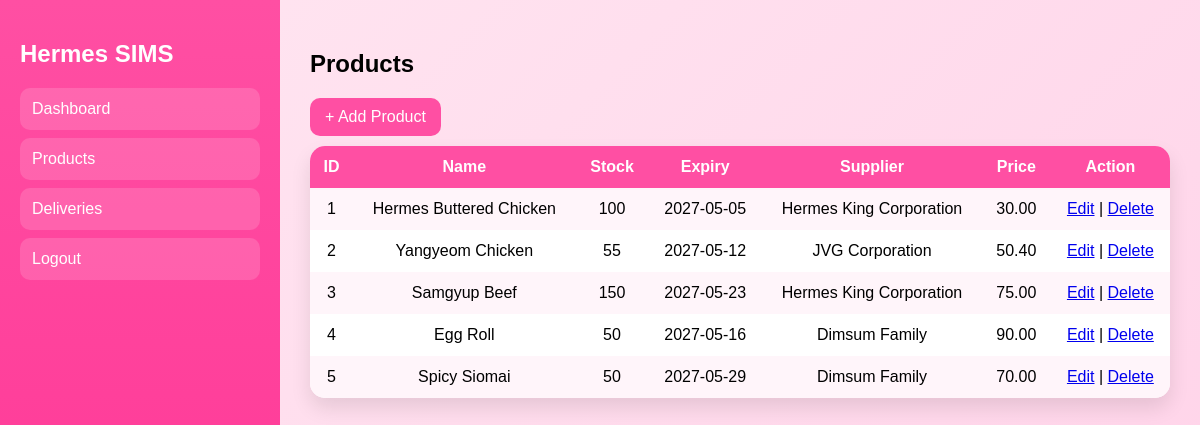
The app's page /products.php (signed in) with its own data.
### tables this page shows
CREATE TABLE `products` (
  `ProdID` int(11) NOT NULL,
  `ProdName` varchar(225) NOT NULL,
  `ProdStock` int(11) NOT NULL,
  `ProdExp` date NOT NULL,
  `ProdSupp` varchar(225) NOT NULL,
  `ProdPrice` decimal(10,2) NOT NULL
);

### products.php (the view, shortened to what this page needs)
<?php
include 'config.php';
$result = mysqli_query($conn, "SELECT * FROM products");
?>
<!DOCTYPE html>
<html>
<head>
</head>
<body>
<div class="sidebar">
    <h2>Hermes SIMS</h2>
    <a href="dashboard.php">Dashboard</a>
    <a href="products.php">Products</a>
    <a href="deliveries.php">Deliveries</a>
    <a href="logout.php">Logout</a>
</div>
<div class="main">
<h2>Products</h2>
<a class="btn" href="add_product.php">+ Add Product</a>
<table>
<tr>
<th>ID</th>
<th>Name</th>
<th>Stock</th>
<th>Expiry</th>
<th>Supplier</th>
<th>Price</th>
<th>Action</th>
</tr>
<?php while($row = mysqli_fetch_assoc($result)) { ?>
<tr>
<td><?php echo $row['ProdID']; ?></td>
<td><?php echo $row['ProdName']; ?></td>
<td><?php echo $row['ProdStock']; ?></td>
<td><?php echo $row['ProdExp']; ?></td>
<td><?php echo $row['ProdSupp']; ?></td>
<td><?php echo $row['ProdPrice']; ?></td>
<td>
<a href="edit_product.php?id=<?php echo $row['ProdID']; ?>">Edit</a> |
<a href="delete_product.php?id=<?php echo $row['ProdID']; ?>">Delete</a>
</td>
</tr>
<?php } ?>
</table>
</div>
</body>
</html>

### products.php (style rules this page uses)
body { font-family:Arial; margin:0; display:flex; background:linear-gradient(135deg,#ffe6f1,#ffd1e8); }
.sidebar { width:240px; height:100vh; background:linear-gradient(180deg,#ff4fa3,#ff2f92); color:white; padding:20px; }
.sidebar a { display:block; color:white; text-decoration:none; padding:12px; margin:8px 0; border-radius:10px; background:rgba(255,255,255,0.15); }
.main { flex:1; padding:30px; }
.btn { display:inline-block; padding:10px 15px; background:#ff4fa3; color:white; text-decoration:none; border-radius:10px; margin-bottom:10px; }
table { width:100%; background:white; border-collapse:collapse; border-radius:15px; overflow:hidden; box-shadow:0 10px 20px rgba(0,0,0,0.1); }
th { background:#ff4fa3; color:white; padding:12px; }
td { padding:12px; text-align:center; }
tr:nth-child(even) { background:#fff5fa; }

### records on screen
products: ProdID "1", ProdName "Hermes Buttered Chicken", ProdStock "100", ProdExp "2027-05-05", ProdSupp "Hermes King Corporation", ProdPrice "30.00"
products: ProdID "2", ProdName "Yangyeom Chicken", ProdStock "55", ProdExp "2027-05-12", ProdSupp "JVG Corporation", ProdPrice "50.40"
products: ProdID "3", ProdName "Samgyup Beef", ProdStock "150", ProdExp "2027-05-23", ProdSupp "Hermes King Corporation", ProdPrice "75.00"
products: ProdID "4", ProdName "Egg Roll", ProdStock "50", ProdExp "2027-05-16", ProdSupp "Dimsum Family", ProdPrice "90.00"
products: ProdID "5", ProdName "Spicy Siomai", ProdStock "50", ProdExp "2027-05-29", ProdSupp "Dimsum Family", ProdPrice "70.00"
